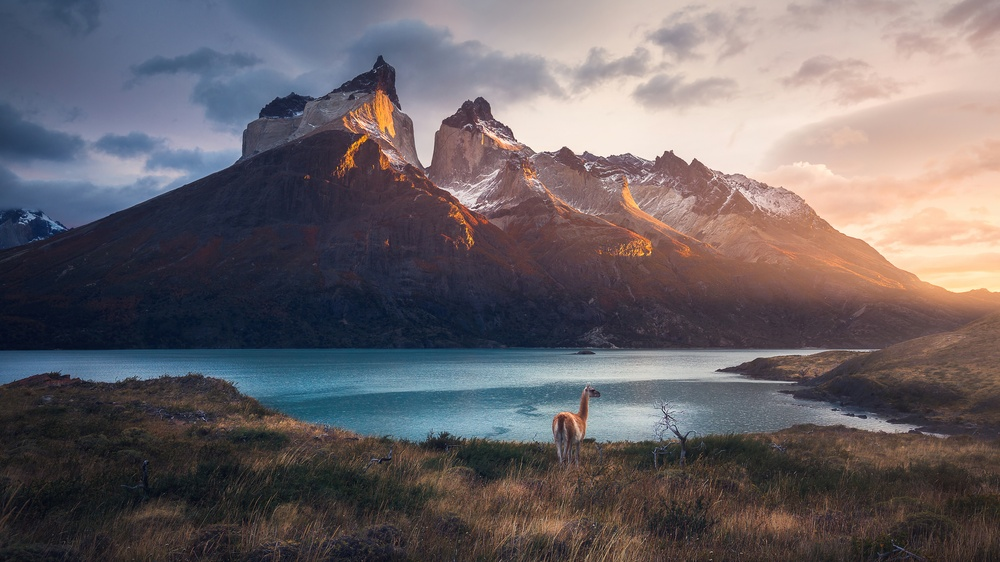
#> input picture inputs/landscape.jpg, 1000 x 562 px, shrunk from 3840 x 2160 before the run, found by its file name
$ python day4_threshold_basic.py
#> lines starting #> are read from the running program, lines starting #| are printed output that depends on the picture; after the words box and inside, x2 and y2 are one past the last pixel; in counts of white or black regions, pixels touching at a corner belong together
import cv2

img = cv2.imread("inputs/landscape.jpg", cv2.IMREAD_GRAYSCALE)
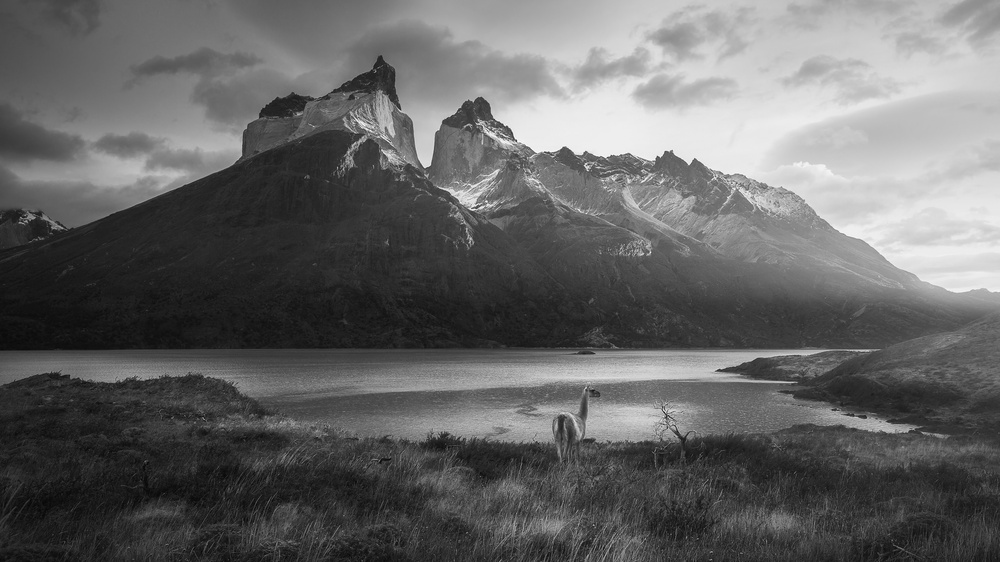
#> img: shape (562, 1000); min 5, max 255, mean 101.4
if img is None:
    raise FileNotFoundError("inputs/landscape.jpg bulunamadı.")

_, binary = cv2.threshold(img, 127, 255, cv2.THRESH_BINARY)
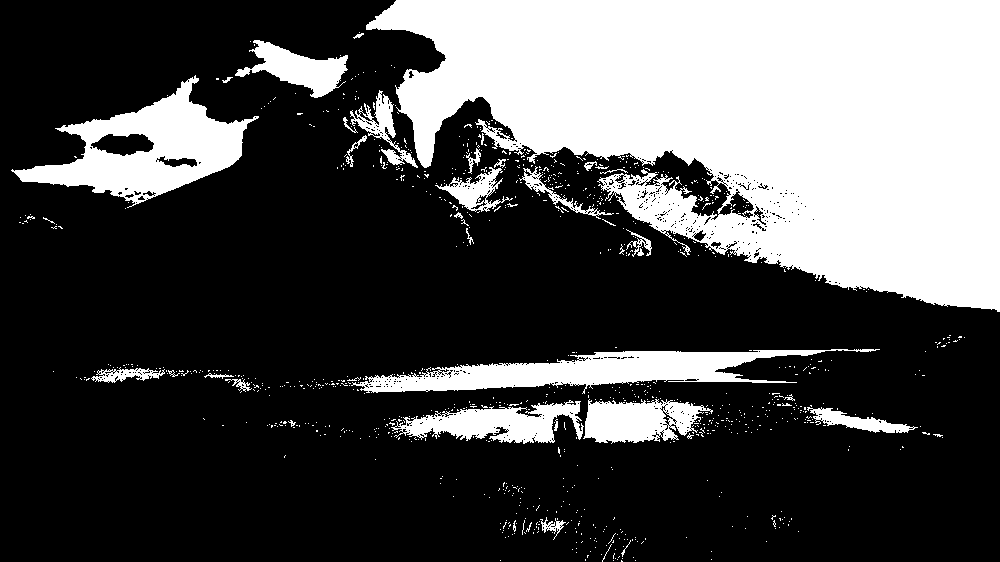
#> binary: shape (562, 1000); 30.4% white; 929 white regions (893 under 20 px), largest, box (x1, y1, x2, y2) and area: (366, 0, 1000, 312) 128891, (11, 75, 259, 208) 12431, (351, 349, 880, 394) 9875
cv2.imwrite("outputs/day4/threshold_basic.png", binary)
